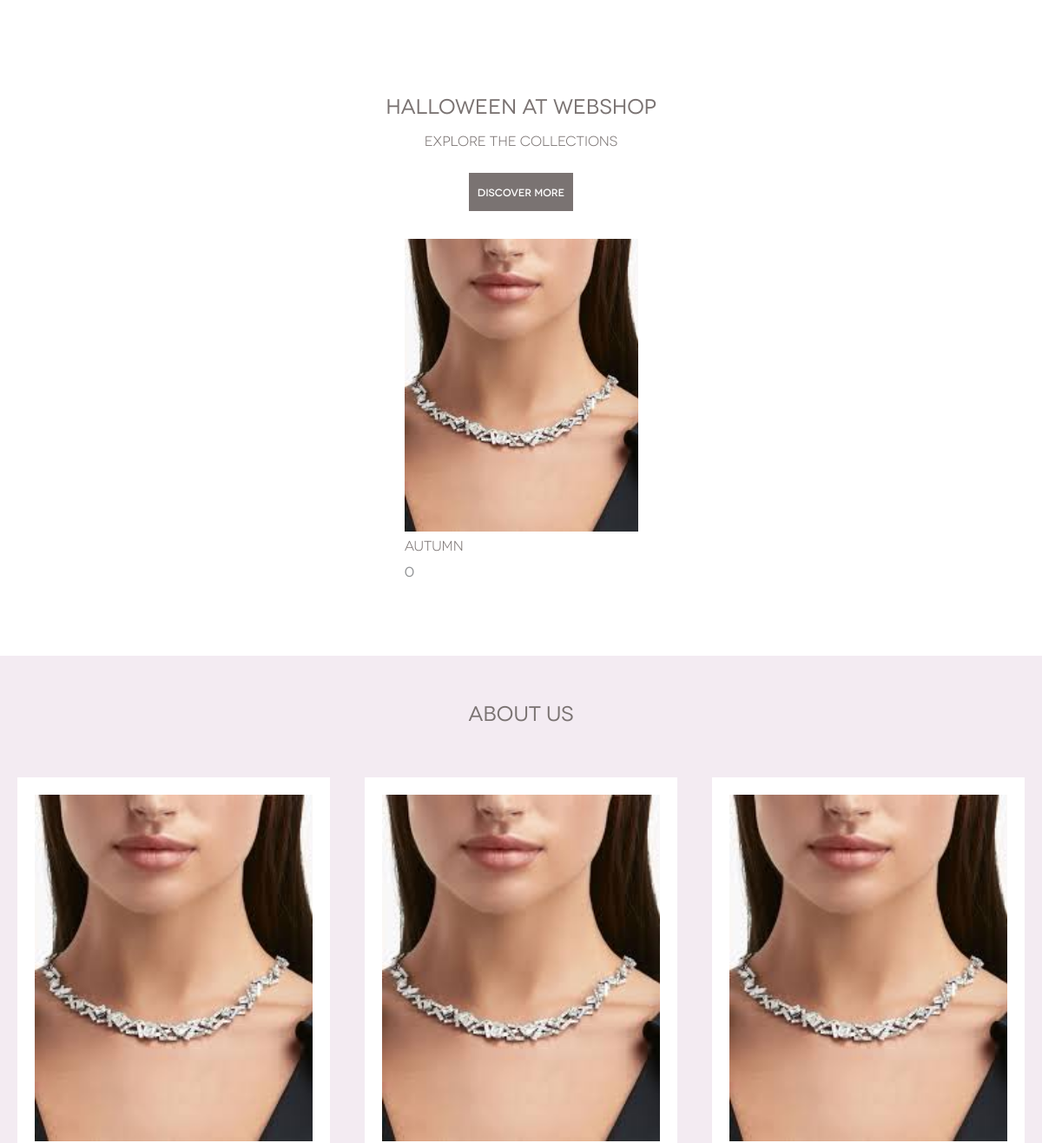
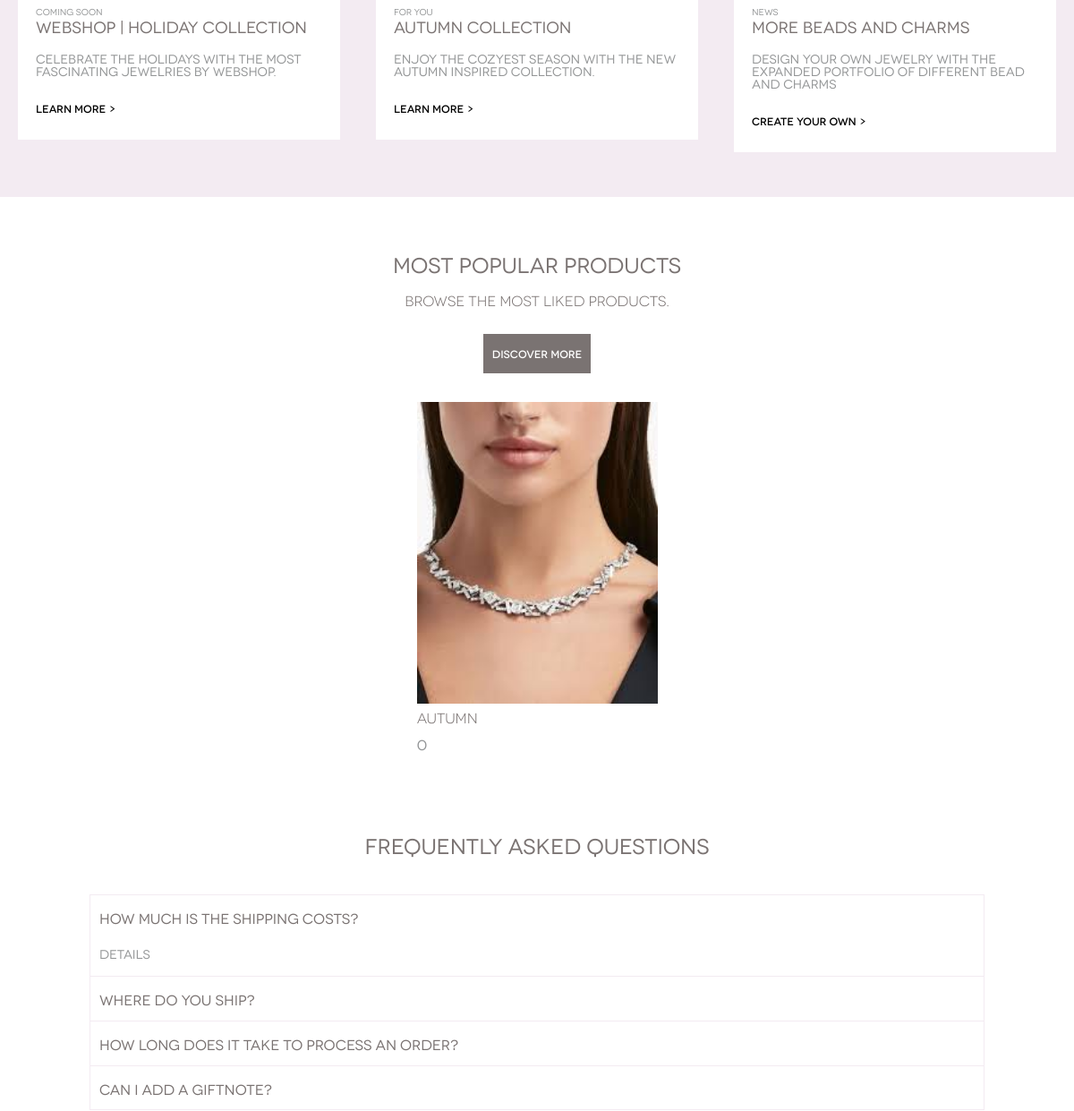
The app's page / (middle part), older data (2 pictures, top to bottom).
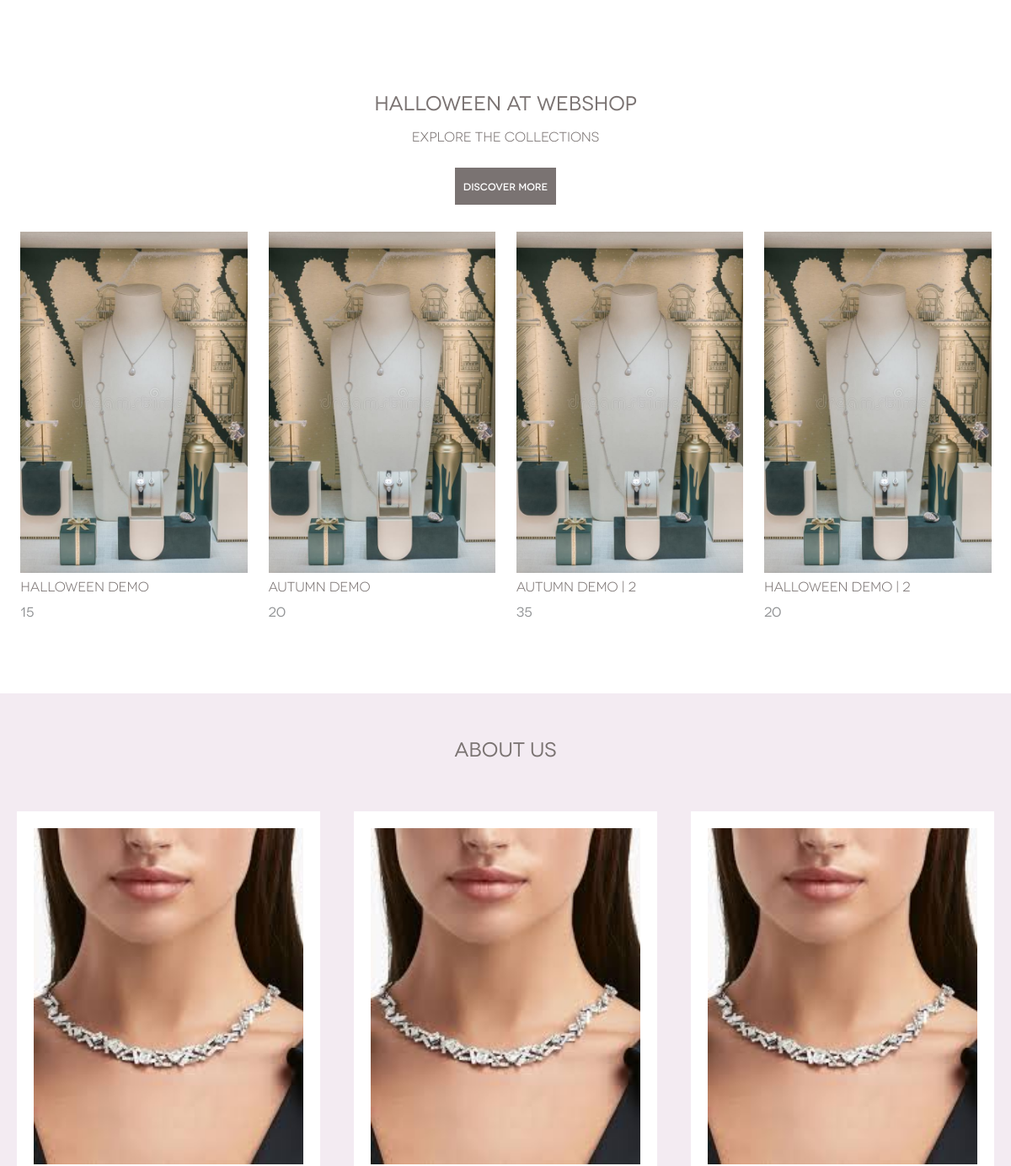
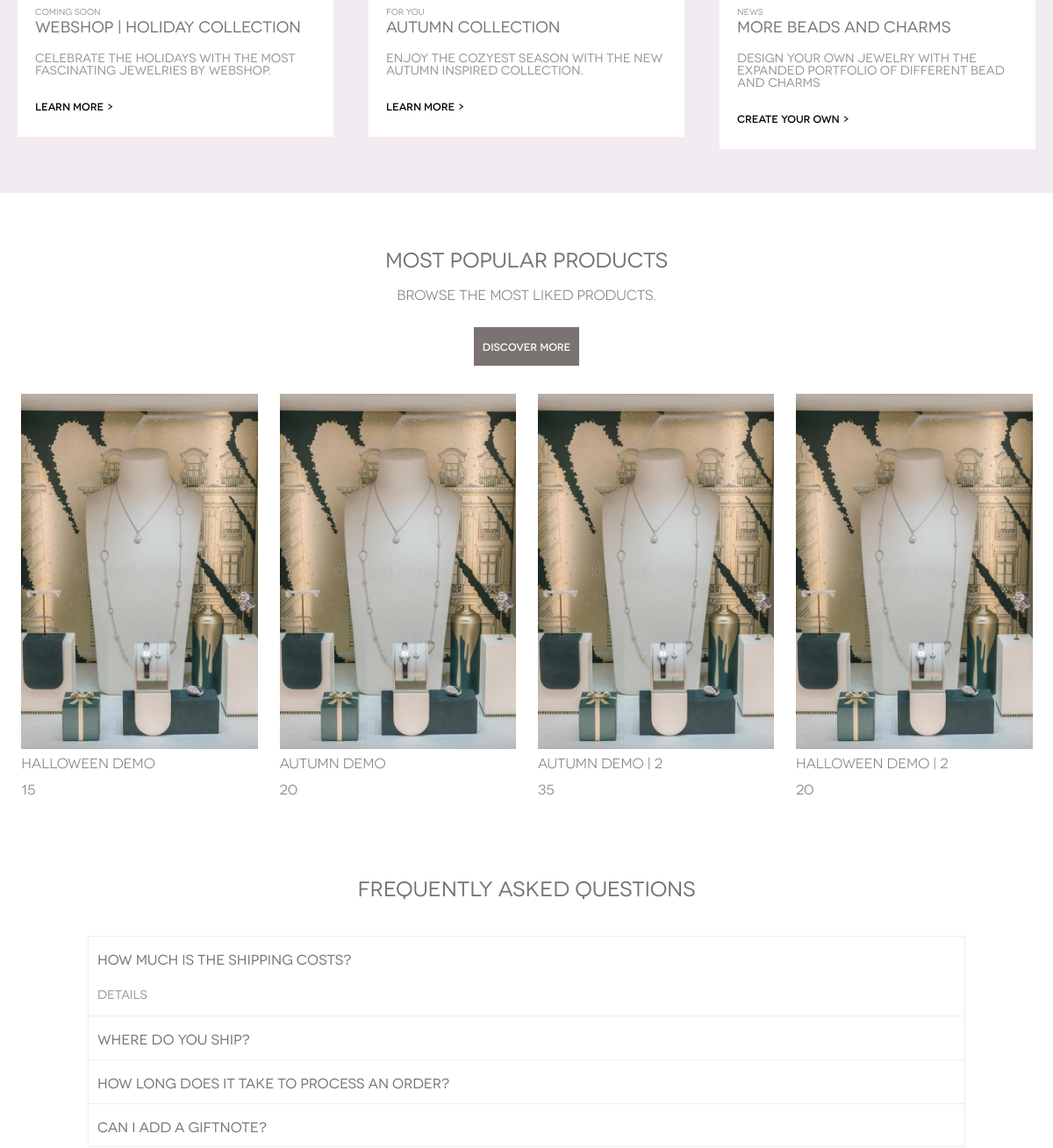
The same page, newer data (2 pictures, top to bottom).
### home/models.py (models this page shows, shortened)
class Jewelry(models.Model):
    views = models.IntegerField(default=0)
    id = models.UUIDField(primary_key=True, default=uuid.uuid4, editable= False)
    topics = models.ForeignKey(Topic, on_delete=models.SET_NULL, null=True)
    color = models.ManyToManyField(Color)
    tag = models.ManyToManyField(Tag)
    name = models.CharField(max_length=80)
    description = models.TextField(null=True, blank=True)
    imagemain = models.ImageField(upload_to="Jewelry_banners/", default="static/images/icons/user.svg", blank=False)
    image2 = models.ImageField(upload_to="Jewelry_banners/", default="static/images/icons/user.svg", blank=True)
    image3 = models.ImageField(upload_to="Jewelry_banners", default="static/images/icons/user.svg", blank=True)
    image4 = models.ImageField(upload_to="Jewelry_banners", default="static/images/icons/user.svg", blank=True)
    image5 = models.ImageField(upload_to="Jewelry_banners", default="static/images/icons/user.svg", blank=True)
    image6 = models.ImageField(upload_to="Jewelry_banners", default="static/images/icons/user.svg", blank=True)
    price = models.IntegerField(default=0)
    newcoming = models.BooleanField(default=True)
    updated = models.DateTimeField(auto_now=True)
    created = models.DateField(auto_now_add=True)
    class Meta:
        ordering = ['-updated', '-created']

### home/views.py (the view)
# urls.py: path('', views.home, name="home"),
def home(request):
    populars = Jewelry.objects.all().order_by('-views')[:5]
    topics = Topic.objects.all()
    context = {'populars': populars, 'topics' : topics}
    return render(request, 'home/index.html', context)

### home/templates/home/index.html (shortened to what this page needs)
{% extends 'main.html' %}
{% load static %}
{% block content %}
	<div id="body">
		<div class="container">
			<div class="last-products">
				<h2>Halloween at Webshop</h2>
				<h3>Explore the collections</h3>
				<div class="discover_bttn">Discover more</div>
				<section class="products popular-products">
					{% for popular in populars %}
					<a href="{% url 'product' popular.id %}">
						<article>
							<img src="/static/images/{{popular.imagemain}}" alt="">
							<h3>{{popular.name}}</h3>
							<h4>{{popular.price}}</h4>
						</article>
					</a>
					{% endfor %}
				</section>
			</div>
			<div class="about_us">
				<h2>About us</h2>
				<div class="about_us-container">
					<div class="about_us-tag">
						<img src="/static/images/Jewelry_banners/jewelry_AHMA8pE.jpg" alt="">
						<h4>Coming soon</h4>
						<h2>Webshop | Holiday collection </h2>
						<h3>Celebrate the holidays with the most fascinating jewelries by Webshop.</h3>
						<h5>Learn more ></h5>
					</div>
					<div class="about_us-tag">
						<img src="/static/images/Jewelry_banners/jewelry_AHMA8pE.jpg" alt="">
						<h4>For you</h4>
						<h2>Autumn Collection </h2>
						<h3>Enjoy the cozyest season with the new autumn inspired collection.</h3>
						<h5>Learn more ></h5>
					</div>
					<div class="about_us-tag">
						<img src="/static/images/Jewelry_banners/jewelry_AHMA8pE.jpg" alt="">
						<h4>News</h4>
						<h2>More beads and charms</h2>
						<h3>Design your own jewelry with the expanded portfolio of different bead and charms</h3>
						<h5>Create your own ></h5>
					</div>
				</div>
			</div>
			<div class="last-products">
				<h2>Most popular products</h2>
				<h3>Browse the most liked products.</h3>
				<div class="discover_bttn">Discover more</div>
				<section class="products popular-products">
					{% for popular in populars %}
					<a href="{% url 'product' popular.id %}">
						<article>
							<img src="/static/images/{{popular.imagemain}}" alt="">
							<h3>{{popular.name}}</h3>
							<h4>{{popular.price}}</h4>
						</article>
					</a>
					{% endfor %}
				</section>
			</div>
			<div class="faq-container">
				<h2>Frequently Asked Questions</h2>
				<div class="faq-tag active-faq" id="faq1">
					<h2>How much is the shipping costs?</h2>
					<h3>Details</h3>
				</div>
				<div class="faq-tag" id="faq2">
					<h2>Where do you ship?</h2>
				</div>
				<div class="faq-tag" id="faq3">
					<h2>How long does it take to process an order?</h2>
				</div>
				<div class="faq-tag" id="faq4">
					<h2>Can I add a giftnote?</h2>
				</div>
			</div>
		</div>
	</div>
{% endblock %}

### templates/main.html (shortened to what this page needs)
{% load static %}
<head>
    <link rel="stylesheet" href="{% static 'styles/style.css' %}" />
    <link rel="stylesheet" href="{% static 'styles/slider.css' %}" />
</head>
<body>
    {% block content %}
    {% endblock %}
</body>

Row changes from the older to the newer data that the page shows:
removed Jewelry: imagemain (picture), name "Autumn", price "0"
added Jewelry: imagemain (picture), name "Halloween Demo", price "15"
added Jewelry: imagemain (picture), name "Autumn Demo", price "20"
added Jewelry: imagemain (picture), name "Autumn Demo | 2", price "35"
added Jewelry: imagemain (picture), name "Halloween Demo | 2", price "20"
